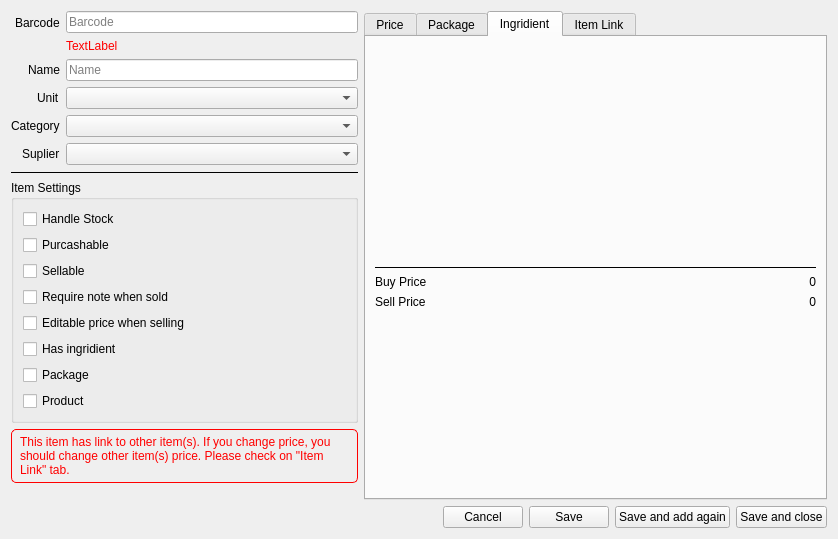
<?xml version="1.0" encoding="UTF-8"?>
<ui version="4.0">
 <class>AddItemDialog</class>
 <widget class="QDialog" name="AddItemDialog">
  <property name="geometry">
   <rect>
    <x>0</x>
    <y>0</y>
    <width>838</width>
    <height>539</height>
   </rect>
  </property>
  <property name="windowTitle">
   <string>Dialog</string>
  </property>
  <property name="modal">
   <bool>true</bool>
  </property>
  <layout class="QVBoxLayout" name="verticalLayout">
   <item>
    <layout class="QHBoxLayout" name="horizontalLayout_2" stretch="3,4">
     <property name="leftMargin">
      <number>0</number>
     </property>
     <property name="topMargin">
      <number>0</number>
     </property>
     <property name="rightMargin">
      <number>0</number>
     </property>
     <item>
      <layout class="QVBoxLayout" name="verticalLayout_6">
       <property name="leftMargin">
        <number>0</number>
       </property>
       <property name="bottomMargin">
        <number>0</number>
       </property>
       <item>
        <layout class="QFormLayout" name="formLayout">
         <property name="labelAlignment">
          <set>Qt::AlignRight|Qt::AlignTrailing|Qt::AlignVCenter</set>
         </property>
         <item row="0" column="0">
          <widget class="QLabel" name="label">
           <property name="text">
            <string>Barcode</string>
           </property>
          </widget>
         </item>
         <item row="0" column="1">
          <layout class="QVBoxLayout" name="verticalLayout_2">
           <property name="bottomMargin">
            <number>0</number>
           </property>
           <item>
            <widget class="QLineEdit" name="lineBarcode">
             <property name="placeholderText">
              <string>Barcode</string>
             </property>
            </widget>
           </item>
           <item>
            <widget class="QLabel" name="labelError">
             <property name="styleSheet">
              <string notr="true">color: red; font-size: 12px;</string>
             </property>
             <property name="text">
              <string>TextLabel</string>
             </property>
            </widget>
           </item>
          </layout>
         </item>
         <item row="1" column="0">
          <widget class="QLabel" name="label_2">
           <property name="text">
            <string>Name</string>
           </property>
          </widget>
         </item>
         <item row="1" column="1">
          <widget class="QLineEdit" name="lineName">
           <property name="placeholderText">
            <string>Name</string>
           </property>
          </widget>
         </item>
         <item row="2" column="0">
          <widget class="QLabel" name="label_5">
           <property name="text">
            <string>Unit</string>
           </property>
          </widget>
         </item>
         <item row="2" column="1">
          <widget class="QComboBox" name="comboUnit"/>
         </item>
         <item row="3" column="0">
          <widget class="QLabel" name="label_3">
           <property name="text">
            <string>Category</string>
           </property>
          </widget>
         </item>
         <item row="3" column="1">
          <widget class="QComboBox" name="comboCategory"/>
         </item>
         <item row="4" column="0">
          <widget class="QLabel" name="label_4">
           <property name="text">
            <string>Suplier</string>
           </property>
          </widget>
         </item>
         <item row="4" column="1">
          <widget class="QComboBox" name="comboSuplier"/>
         </item>
        </layout>
       </item>
       <item>
        <widget class="Line" name="line">
         <property name="frameShadow">
          <enum>QFrame::Plain</enum>
         </property>
         <property name="orientation">
          <enum>Qt::Horizontal</enum>
         </property>
        </widget>
       </item>
       <item>
        <widget class="QGroupBox" name="groupBox_2">
         <property name="title">
          <string>Item Settings</string>
         </property>
         <layout class="QVBoxLayout" name="verticalLayout_7">
          <item>
           <widget class="QCheckBox" name="checkStock">
            <property name="text">
             <string>Handle Stock</string>
            </property>
           </widget>
          </item>
          <item>
           <widget class="QCheckBox" name="checkPurchase">
            <property name="text">
             <string>Purcashable</string>
            </property>
           </widget>
          </item>
          <item>
           <widget class="QCheckBox" name="checkSell">
            <property name="text">
             <string>Sellable</string>
            </property>
           </widget>
          </item>
          <item>
           <widget class="QCheckBox" name="checkNote">
            <property name="text">
             <string>Require note when sold</string>
            </property>
           </widget>
          </item>
          <item>
           <widget class="QCheckBox" name="checkEditPrice">
            <property name="text">
             <string>Editable price when selling</string>
            </property>
           </widget>
          </item>
          <item>
           <widget class="QCheckBox" name="checkIngridient">
            <property name="text">
             <string>Has ingridient</string>
            </property>
           </widget>
          </item>
          <item>
           <widget class="QCheckBox" name="checkPackage">
            <property name="text">
             <string>Package</string>
            </property>
           </widget>
          </item>
          <item>
           <widget class="QCheckBox" name="checkProduct">
            <property name="text">
             <string>Product</string>
            </property>
           </widget>
          </item>
         </layout>
        </widget>
       </item>
       <item>
        <widget class="QLabel" name="labelWarningItemLink">
         <property name="styleSheet">
          <string notr="true">color: red; border: 1px solid red; padding: 5px; border-radius: 5px;</string>
         </property>
         <property name="text">
          <string>&lt;html&gt;&lt;head/&gt;&lt;body&gt;&lt;p&gt;This item has link to other item(s). If you change price, you should change other item(s) price. Please check on &amp;quot;Item Link&amp;quot; tab.&lt;/p&gt;&lt;/body&gt;&lt;/html&gt;</string>
         </property>
         <property name="wordWrap">
          <bool>true</bool>
         </property>
        </widget>
       </item>
       <item>
        <spacer name="verticalSpacer">
         <property name="orientation">
          <enum>Qt::Vertical</enum>
         </property>
         <property name="sizeHint" stdset="0">
          <size>
           <width>20</width>
           <height>40</height>
          </size>
         </property>
        </spacer>
       </item>
      </layout>
     </item>
     <item>
      <widget class="QTabWidget" name="tabWidget">
       <property name="tabPosition">
        <enum>QTabWidget::North</enum>
       </property>
       <property name="currentIndex">
        <number>2</number>
       </property>
       <widget class="QWidget" name="price">
        <attribute name="title">
         <string>Price</string>
        </attribute>
        <layout class="QVBoxLayout" name="verticalLayout_3">
         <item>
          <layout class="QFormLayout" name="formLayout_2">
           <property name="labelAlignment">
            <set>Qt::AlignRight|Qt::AlignTrailing|Qt::AlignVCenter</set>
           </property>
           <item row="1" column="0">
            <widget class="QLabel" name="label_6">
             <property name="text">
              <string>Buy Price</string>
             </property>
            </widget>
           </item>
           <item row="1" column="1">
            <widget class="QDoubleSpinBox" name="doubleBuyPrice">
             <property name="alignment">
              <set>Qt::AlignRight|Qt::AlignTrailing|Qt::AlignVCenter</set>
             </property>
             <property name="maximum">
              <double>100000000.000000000000000</double>
             </property>
            </widget>
           </item>
           <item row="0" column="0">
            <widget class="QLabel" name="labelStock">
             <property name="text">
              <string>Initial Stock</string>
             </property>
            </widget>
           </item>
           <item row="0" column="1">
            <widget class="QDoubleSpinBox" name="doubleStock">
             <property name="alignment">
              <set>Qt::AlignRight|Qt::AlignTrailing|Qt::AlignVCenter</set>
             </property>
             <property name="maximum">
              <double>1000000.000000000000000</double>
             </property>
            </widget>
           </item>
          </layout>
         </item>
         <item>
          <widget class="QToolBox" name="toolBoxPrice">
           <property name="currentIndex">
            <number>0</number>
           </property>
           <widget class="QWidget" name="pageSinglePrice">
            <property name="geometry">
             <rect>
              <x>0</x>
              <y>0</y>
              <width>442</width>
              <height>327</height>
             </rect>
            </property>
            <attribute name="label">
             <string>Single Price</string>
            </attribute>
            <layout class="QVBoxLayout" name="verticalLayout_5">
             <item>
              <widget class="QGroupBox" name="groupSinglePrice">
               <property name="title">
                <string>Single Price</string>
               </property>
               <layout class="QFormLayout" name="formLayout_5">
                <property name="labelAlignment">
                 <set>Qt::AlignRight|Qt::AlignTrailing|Qt::AlignVCenter</set>
                </property>
                <item row="4" column="1">
                 <widget class="QLabel" name="labelFinalPrice">
                  <property name="text">
                   <string>0</string>
                  </property>
                  <property name="alignment">
                   <set>Qt::AlignRight|Qt::AlignTrailing|Qt::AlignVCenter</set>
                  </property>
                 </widget>
                </item>
                <item row="4" column="0">
                 <widget class="QLabel" name="label_22">
                  <property name="text">
                   <string>Final Price</string>
                  </property>
                 </widget>
                </item>
                <item row="2" column="1">
                 <widget class="QLabel" name="labelPriceDiscount">
                  <property name="text">
                   <string>0</string>
                  </property>
                  <property name="alignment">
                   <set>Qt::AlignRight|Qt::AlignTrailing|Qt::AlignVCenter</set>
                  </property>
                 </widget>
                </item>
                <item row="2" column="0">
                 <widget class="QLabel" name="label_21">
                  <property name="text">
                   <string>Discount</string>
                  </property>
                 </widget>
                </item>
                <item row="1" column="1">
                 <widget class="QLineEdit" name="lineDiscountFormula"/>
                </item>
                <item row="1" column="0">
                 <widget class="QLabel" name="label_20">
                  <property name="text">
                   <string>Discount Formula</string>
                  </property>
                 </widget>
                </item>
                <item row="0" column="1">
                 <widget class="QDoubleSpinBox" name="doubleSellPrice">
                  <property name="alignment">
                   <set>Qt::AlignRight|Qt::AlignTrailing|Qt::AlignVCenter</set>
                  </property>
                  <property name="maximum">
                   <double>100000000.000000000000000</double>
                  </property>
                 </widget>
                </item>
                <item row="0" column="0">
                 <widget class="QLabel" name="label_7">
                  <property name="text">
                   <string>Sell Price</string>
                  </property>
                 </widget>
                </item>
                <item row="3" column="0">
                 <widget class="QLabel" name="label_13">
                  <property name="text">
                   <string>Margin</string>
                  </property>
                 </widget>
                </item>
                <item row="3" column="1">
                 <widget class="QLabel" name="labelPriceMargin">
                  <property name="text">
                   <string>0</string>
                  </property>
                  <property name="alignment">
                   <set>Qt::AlignRight|Qt::AlignTrailing|Qt::AlignVCenter</set>
                  </property>
                 </widget>
                </item>
               </layout>
              </widget>
             </item>
             <item>
              <spacer name="verticalSpacer_3">
               <property name="orientation">
                <enum>Qt::Vertical</enum>
               </property>
               <property name="sizeHint" stdset="0">
                <size>
                 <width>20</width>
                 <height>131</height>
                </size>
               </property>
              </spacer>
             </item>
            </layout>
            <zorder>groupSinglePrice</zorder>
            <zorder>verticalSpacer_3</zorder>
           </widget>
           <widget class="QWidget" name="pageMultiPrice">
            <property name="geometry">
             <rect>
              <x>0</x>
              <y>0</y>
              <width>131</width>
              <height>69</height>
             </rect>
            </property>
            <attribute name="label">
             <string>MultiPrice</string>
            </attribute>
            <layout class="QVBoxLayout" name="verticalLayout_10">
             <item>
              <widget class="QGroupBox" name="groupMultiPrice">
               <property name="title">
                <string>Multi Price</string>
               </property>
               <property name="checkable">
                <bool>true</bool>
               </property>
               <property name="checked">
                <bool>false</bool>
               </property>
               <layout class="QVBoxLayout" name="verticalLayout_4">
                <item>
                 <widget class="LibGUI::TableWidget" name="tablePrice" native="true"/>
                </item>
               </layout>
              </widget>
             </item>
            </layout>
           </widget>
          </widget>
         </item>
        </layout>
       </widget>
       <widget class="QWidget" name="package">
        <attribute name="title">
         <string>Package</string>
        </attribute>
        <layout class="QVBoxLayout" name="verticalLayout_8">
         <item>
          <widget class="QLabel" name="label_8">
           <property name="text">
            <string>This package contain this items</string>
           </property>
          </widget>
         </item>
         <item>
          <layout class="QFormLayout" name="formLayout_3">
           <property name="labelAlignment">
            <set>Qt::AlignRight|Qt::AlignTrailing|Qt::AlignVCenter</set>
           </property>
           <item row="0" column="0">
            <widget class="QLabel" name="label_9">
             <property name="text">
              <string>Item</string>
             </property>
            </widget>
           </item>
           <item row="0" column="1">
            <layout class="QHBoxLayout" name="horizontalLayout_3">
             <property name="bottomMargin">
              <number>0</number>
             </property>
             <item>
              <widget class="QLineEdit" name="linePackageItem">
               <property name="readOnly">
                <bool>true</bool>
               </property>
              </widget>
             </item>
             <item>
              <widget class="QPushButton" name="pushPackageItem">
               <property name="text">
                <string/>
               </property>
               <property name="icon">
                <iconset resource="../../imperion/imperion.qrc">
                 <normaloff>:/images/16x16/blue-document-search-result.png</normaloff>:/images/16x16/blue-document-search-result.png</iconset>
               </property>
               <property name="autoDefault">
                <bool>false</bool>
               </property>
              </widget>
             </item>
            </layout>
           </item>
           <item row="1" column="1">
            <widget class="QLabel" name="labelPackageName">
             <property name="text">
              <string/>
             </property>
            </widget>
           </item>
           <item row="2" column="0">
            <widget class="QLabel" name="label_10">
             <property name="text">
              <string>Quantity</string>
             </property>
            </widget>
           </item>
           <item row="2" column="1">
            <widget class="QDoubleSpinBox" name="doublePackageQty">
             <property name="alignment">
              <set>Qt::AlignRight|Qt::AlignTrailing|Qt::AlignVCenter</set>
             </property>
             <property name="maximum">
              <double>1000000.000000000000000</double>
             </property>
             <property name="value">
              <double>1.000000000000000</double>
             </property>
            </widget>
           </item>
           <item row="3" column="0">
            <widget class="QLabel" name="label_12">
             <property name="text">
              <string>Package Price</string>
             </property>
            </widget>
           </item>
           <item row="3" column="1">
            <widget class="QLabel" name="labelPackagePrice">
             <property name="text">
              <string>0</string>
             </property>
             <property name="alignment">
              <set>Qt::AlignRight|Qt::AlignTrailing|Qt::AlignVCenter</set>
             </property>
            </widget>
           </item>
          </layout>
         </item>
         <item>
          <spacer name="verticalSpacer_2">
           <property name="orientation">
            <enum>Qt::Vertical</enum>
           </property>
           <property name="sizeHint" stdset="0">
            <size>
             <width>20</width>
             <height>40</height>
            </size>
           </property>
          </spacer>
         </item>
        </layout>
       </widget>
       <widget class="QWidget" name="ingridient">
        <attribute name="title">
         <string>Ingridient</string>
        </attribute>
        <layout class="QVBoxLayout" name="verticalLayout_9">
         <item>
          <widget class="LibGUI::TableWidget" name="tableIngridient" native="true"/>
         </item>
         <item>
          <widget class="Line" name="line_2">
           <property name="frameShadow">
            <enum>QFrame::Plain</enum>
           </property>
           <property name="orientation">
            <enum>Qt::Horizontal</enum>
           </property>
          </widget>
         </item>
         <item>
          <layout class="QFormLayout" name="formLayout_4">
           <item row="0" column="0">
            <widget class="QLabel" name="label_16">
             <property name="text">
              <string>Buy Price</string>
             </property>
            </widget>
           </item>
           <item row="1" column="0">
            <widget class="QLabel" name="label_17">
             <property name="text">
              <string>Sell Price</string>
             </property>
            </widget>
           </item>
           <item row="0" column="1">
            <widget class="QLabel" name="labelIngridientPrice">
             <property name="text">
              <string>0</string>
             </property>
             <property name="alignment">
              <set>Qt::AlignRight|Qt::AlignTrailing|Qt::AlignVCenter</set>
             </property>
            </widget>
           </item>
           <item row="1" column="1">
            <widget class="QLabel" name="labelIngridientSellPrice">
             <property name="text">
              <string>0</string>
             </property>
             <property name="alignment">
              <set>Qt::AlignRight|Qt::AlignTrailing|Qt::AlignVCenter</set>
             </property>
            </widget>
           </item>
          </layout>
         </item>
        </layout>
       </widget>
       <widget class="QWidget" name="itemlink">
        <attribute name="title">
         <string>Item Link</string>
        </attribute>
        <layout class="QVBoxLayout" name="verticalLayout_11">
         <item>
          <widget class="LibGUI::TableWidget" name="tableItemLink" native="true"/>
         </item>
         <item>
          <widget class="QLabel" name="label_11">
           <property name="text">
            <string>* double click row to edit item</string>
           </property>
          </widget>
         </item>
        </layout>
       </widget>
      </widget>
     </item>
    </layout>
   </item>
   <item>
    <layout class="QHBoxLayout" name="horizontalLayout">
     <item>
      <spacer name="horizontalSpacer">
       <property name="orientation">
        <enum>Qt::Horizontal</enum>
       </property>
       <property name="sizeHint" stdset="0">
        <size>
         <width>40</width>
         <height>20</height>
        </size>
       </property>
      </spacer>
     </item>
     <item>
      <widget class="QPushButton" name="pushCancel">
       <property name="text">
        <string>Cancel</string>
       </property>
       <property name="autoDefault">
        <bool>false</bool>
       </property>
      </widget>
     </item>
     <item>
      <widget class="QPushButton" name="pushSave">
       <property name="text">
        <string>Save</string>
       </property>
       <property name="autoDefault">
        <bool>false</bool>
       </property>
      </widget>
     </item>
     <item>
      <widget class="QPushButton" name="pushSaveAgain">
       <property name="text">
        <string>Save and add again</string>
       </property>
       <property name="autoDefault">
        <bool>false</bool>
       </property>
       <property name="default">
        <bool>false</bool>
       </property>
      </widget>
     </item>
     <item>
      <widget class="QPushButton" name="pushSaveClose">
       <property name="text">
        <string>Save and close</string>
       </property>
       <property name="autoDefault">
        <bool>false</bool>
       </property>
      </widget>
     </item>
    </layout>
   </item>
  </layout>
 </widget>
 <customwidgets>
  <customwidget>
   <class>LibGUI::TableWidget</class>
   <extends>QWidget</extends>
   <header location="global">tablewidget.h</header>
   <container>1</container>
  </customwidget>
 </customwidgets>
 <tabstops>
  <tabstop>lineBarcode</tabstop>
  <tabstop>lineName</tabstop>
  <tabstop>comboUnit</tabstop>
  <tabstop>comboCategory</tabstop>
  <tabstop>comboSuplier</tabstop>
  <tabstop>doubleStock</tabstop>
  <tabstop>doubleBuyPrice</tabstop>
  <tabstop>doubleSellPrice</tabstop>
  <tabstop>lineDiscountFormula</tabstop>
  <tabstop>pushSaveAgain</tabstop>
  <tabstop>pushSave</tabstop>
  <tabstop>pushCancel</tabstop>
  <tabstop>checkStock</tabstop>
  <tabstop>checkPurchase</tabstop>
  <tabstop>checkSell</tabstop>
  <tabstop>checkNote</tabstop>
  <tabstop>checkEditPrice</tabstop>
  <tabstop>checkIngridient</tabstop>
  <tabstop>checkPackage</tabstop>
  <tabstop>checkProduct</tabstop>
  <tabstop>groupMultiPrice</tabstop>
  <tabstop>linePackageItem</tabstop>
  <tabstop>pushPackageItem</tabstop>
  <tabstop>doublePackageQty</tabstop>
  <tabstop>tabWidget</tabstop>
 </tabstops>
 <resources>
  <include location="../../imperion/imperion.qrc"/>
 </resources>
 <connections>
  <connection>
   <sender>pushCancel</sender>
   <signal>clicked()</signal>
   <receiver>AddItemDialog</receiver>
   <slot>hide()</slot>
   <hints>
    <hint type="sourcelabel">
     <x>181</x>
     <y>266</y>
    </hint>
    <hint type="destinationlabel">
     <x>235</x>
     <y>147</y>
    </hint>
   </hints>
  </connection>
 </connections>
</ui>
